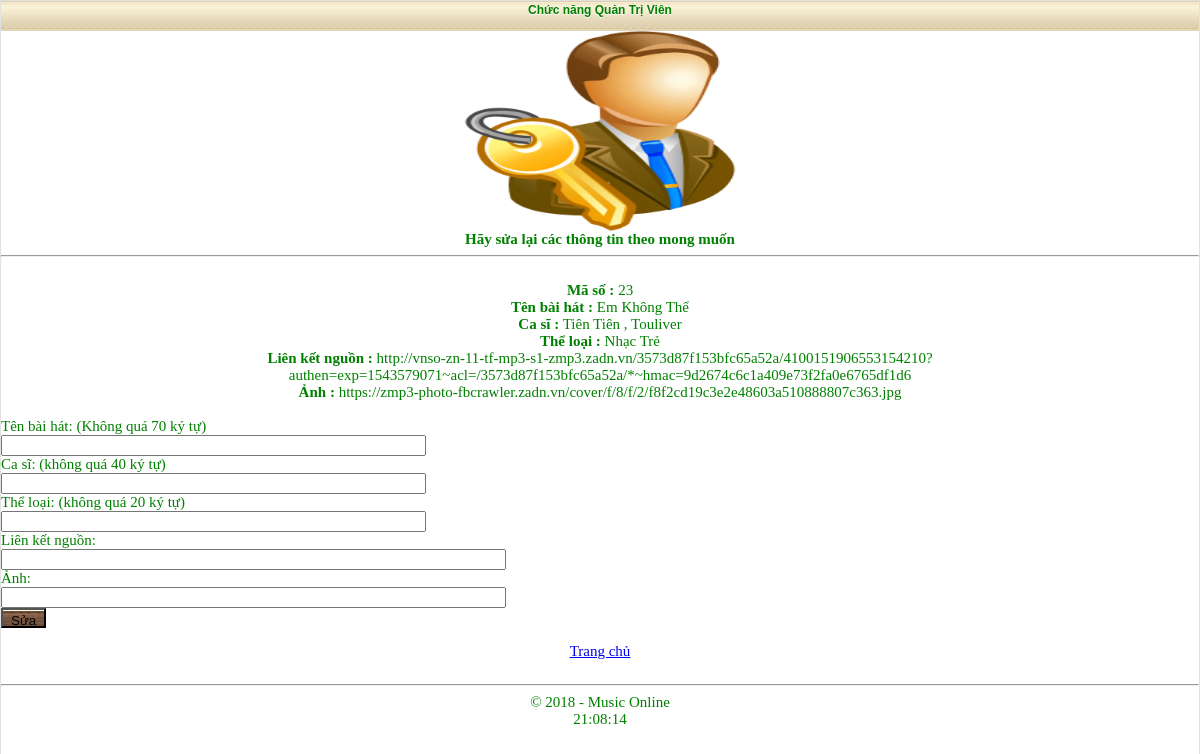
Page /choosing.php?mod=sua_bh&&maso=23 (signed in) on the committed database.
### tables this page shows
CREATE TABLE `baihat` (
  `idBH` int(20) NOT NULL,
  `TenBH` varchar(100) NOT NULL,
  `theloai` varchar(50) NOT NULL,
  `casi` varchar(50) NOT NULL,
  `mp3` text NOT NULL,
  `anh` text NOT NULL
);

### system/include/settings.inc (called while the page is built, shortened)
<?php
if (isset ($_SESSION['log']) && isset ($_SESSION['pass'])) {
    $log = $_SESSION['log'];
    $pas = $_SESSION['pass'];
}
elseif (isset ($_COOKIE['log']) && isset ($_COOKIE['pas'])) {
    $log = base64_decode($_COOKIE['log']);
    $_SESSION['log'] = $log;
    $pas = $_COOKIE['pas'];
    $_SESSION['pass'] = $pas;
}
$req = mysql_query("SELECT * FROM `users` WHERE `usr` = '$log' and `pass`='$pas' LIMIT 1");
$avto = mysql_num_rows($req);
if ($avto == 1)
    $thonline = 1;
?>

### choosing.php (the view, shortened to what this page needs)
<?php
include('system/include/settings.inc');
include('system/include/head.inc');
echo '<div class="title"><center>Chức năng Quản Trị Viên</center></div><div>';
if($thonline == 1)
{
    echo '<center><img src="qtv.png" width="30%" height="25%"></center>';
switch($_GET[mod])
{
case 'sua_bh':
     $id=abs(intval($_GET['maso']));
    $req1 = mysql_query("SELECT * FROM `baihat` WHERE `idBH`='$id'");
    $b = mysql_fetch_array($req1);
$avto1=mysql_num_rows($req1);
if($avto1<1)
{
    echo '<div id="thongbao">Bài hát không tồn tại.</div><br>';
break;
}
else
{
    echo '<b><center>Hãy sửa lại các thông tin theo mong muốn<hr>
    <br>Mã số :</b> '.$id.'
    <br><b>Tên bài hát :</b> '.$b[TenBH].'
    <br><b>Ca sĩ :</b> '.$b[casi].'
    <br><b>Thể loại :</b> '.$b[theloai].'
    <br><b>Liên kết nguồn :</b> '.$b[mp3].'
    <br><b>Ảnh :</b> '.$b[anh].'</b></center><br>';
    echo '<form action="choosing.php?mod=sua&id='.$id.'" method="post">';
echo"Tên bài hát: (Không quá 70 ký tự)<br/>
<input class='input' type=\"text\" value=\"\" size=\"50\" name=\"ten\"/><br/>
Ca sĩ: (không quá 40 ký tự)<br/>
<input class='input' type=\"text\" value=\"\" size=\"50\" name=\"casi\"/><br/>
Thể loại: (không quá 20 ký tự)<br/>
<input class='input' type=\"text\" value=\"\" size=\"50\" name=\"theloai\"/><br/>
Liên kết nguồn:<br/>
<input class='input' type=\"text\" value=\"\" size=\"60\" name=\"duongdan\"/><br/>
Ảnh:<br/>
<input class='input' type=\"text\" value=\"\" size=\"60\" name=\"anh\"/><br/>
<input class=\"button\" type=\"submit\" value=\"Sửa\" /></form>";
}
break;
}
echo '<a href="?"><center>Trang chủ</center></a><br>';
}else{
header ('Location: index.php');
}
echo '<hr>';
include('system/include/end.inc');
?>

### system/themes/style2.css (style rules this page uses)
.title { font-size:12px; font-family:Geneva, Arial, Helvetica, sans-serif; background:#E3D6B6 url(razdel.png) repeat-x; padding-right: 0px; padding-left: 0px; height: 28px; font-weight: bold; text-align: left; text-shadow: #fff 0px 1px 0px; padding-top: 2px; }
.button { text-align:center; height:20px; white-space:normal; background-repeat: no-repeat; background-position: center top; font-weight: normal; background-color: #F9F1D9; background-image: url(bottom2.png); padding-top: 3px; padding-right: 8px; padding-bottom: 1px; padding-left: 8px; }

### rows in the picture
baihat: TenBH "Em Không Thể", casi "Tiên Tiên , Touliver", theloai "Nhạc Trẻ", mp3 "http://vnso-zn-11-tf-mp3-s1-zmp3.zadn.vn/3573d87f153bfc65a52a/4100151906553154210?authen=exp=1543579071~acl=/3573d87f153bfc65a52a/*~hmac=9d2674c6c1a409e73f2fa0e6765df1d6", anh "https://zmp3-photo-fbcrawler.zadn.vn/cover/f/8/f/2/f8f2cd19c3e2e48603a510888807c363.jpg"

### other values in the picture
$id "23"
